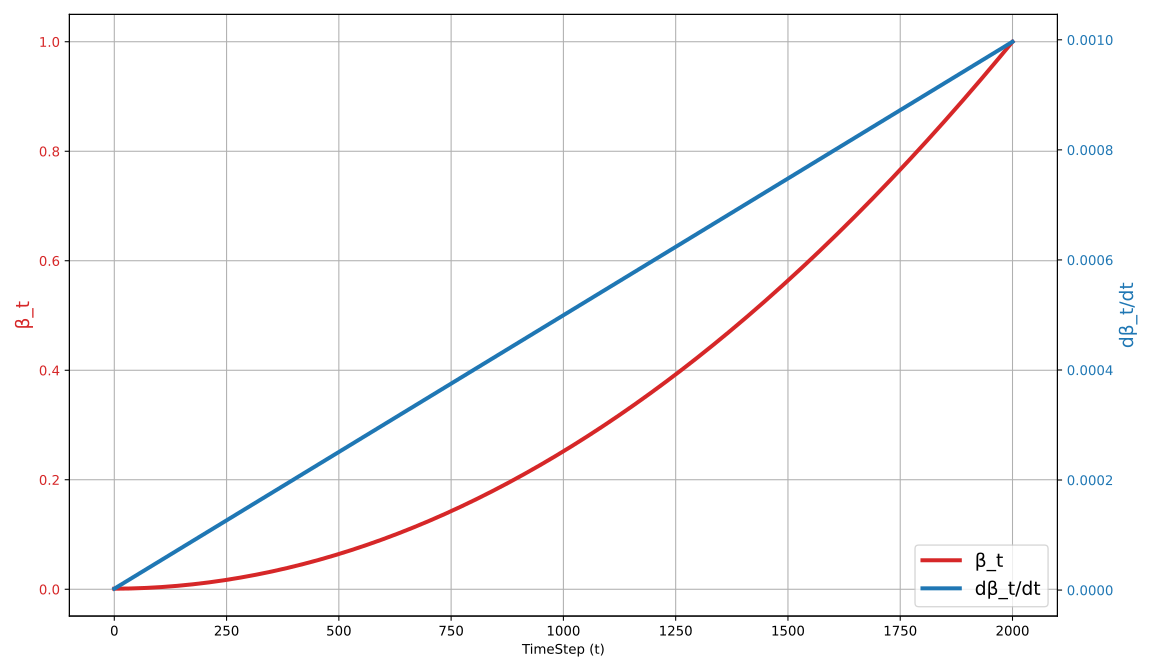

Write the Python code that produced this figure.
import numpy as np
import matplotlib.pyplot as plt

sh_value = 1
sl_value = 0.001
off_value = 5
T_value = 2000


def beta_t_function_np(t, sh=sh_value, sl=sl_value, off=off_value, T=T_value):
    return (((t + off) ** 2 * sh) + ((T + off) ** 2 - (t + off) ** 2) * sl) / ((T + off) ** 2)


def first_derivative_function_np(t, sh=sh_value, sl=sl_value, off=off_value, T=T_value):
    return 2 * (off + t) * (sh - sl) / ((T + off) ** 2)


t_values_np = np.linspace(0, T_value, 400)
# Calculate beta_t values using the corrected function
beta_t_values_np = beta_t_function_np(t_values_np)
first_derivative_values_np = first_derivative_function_np(t_values_np)

fig, ax1 = plt.subplots(figsize=(12, 7))
plt.grid(True)
# Plot the corrected beta_t function
ax1.set_xlabel('TimeStep (t)')
ax1.set_ylabel('β_t', color='tab:red', fontsize=14)
line1 = ax1.plot(t_values_np, beta_t_values_np, label='β_t', color='tab:red', linewidth=3)
ax1.tick_params(axis='y', labelcolor='tab:red')

# Create a second y-axis for the derivative
ax2 = ax1.twinx()
ax2.set_ylabel('dβ_t/dt', color='tab:blue', fontsize=14)
line2 = ax2.plot(t_values_np, first_derivative_values_np, label='dβ_t/dt', color='tab:blue', linewidth=3)
ax2.tick_params(axis='y', labelcolor='tab:blue')
lns = line1 + line2
labs = [l.get_label() for l in lns]
ax1.legend(lns, labs, loc=4, fontsize=14)

# Title and grid
# plt.title('Corrected β_t and its Derivative over Time')
fig.tight_layout()

# plt.grid(True)
# plt.show()
plt.savefig('DNS.svg')
